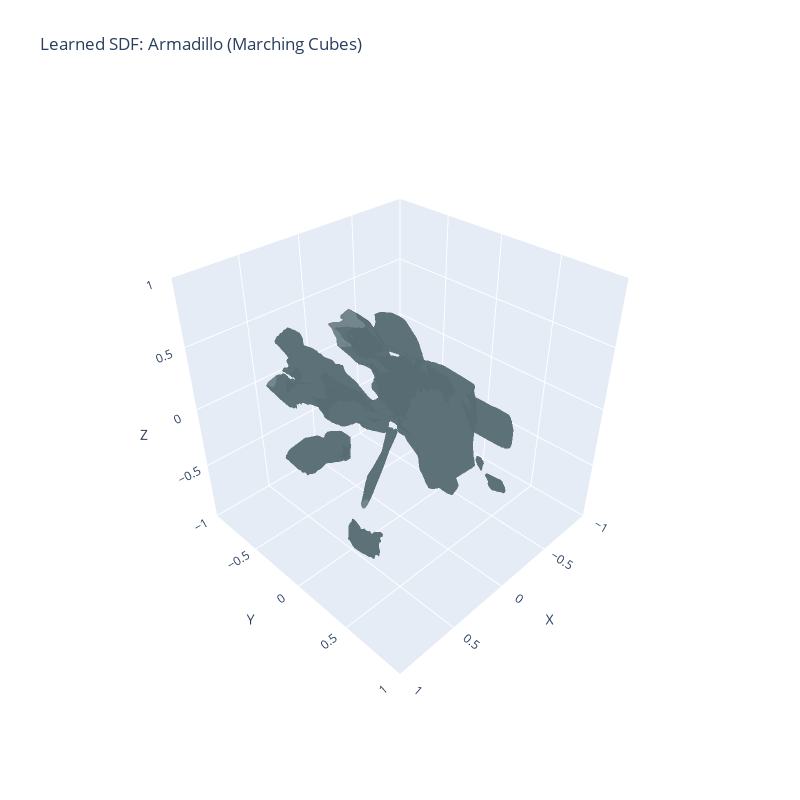

Source (notebook cell):
### Code cell
import plotly.graph_objects as go

# Create plotly figure
fig = go.Figure()

# Add the extracted mesh
fig.add_trace(go.Mesh3d(
    x=vertices_mc[:, 0],
    y=vertices_mc[:, 1],
    z=vertices_mc[:, 2],
    i=faces_mc[:, 0],
    j=faces_mc[:, 1],
    k=faces_mc[:, 2],
    opacity=0.8,
    color='lightblue',
    flatshading=True,
    lighting=dict(
        ambient=0.5,
        diffuse=0.8,
        fresnel=0.2,
        specular=0.5,
        roughness=0.5
    )
))

# Update layout for nice visualization
fig.update_layout(
    title=f"Learned SDF: {config['model']} (Marching Cubes)",
    width=800,
    height=800,
    scene=dict(
        aspectmode='cube',
        xaxis=dict(title='X', range=[-1, 1]),
        yaxis=dict(title='Y', range=[-1, 1]),
        zaxis=dict(title='Z', range=[-1, 1]),
        camera=dict(
            center=dict(x=0, y=0, z=0),
            up=dict(x=0, y=0, z=1),
            eye=dict(x=1.5, y=1.5, z=1.5)
        ),
        dragmode='orbit'
    )
)

fig.show(config={
    'scrollZoom': True,
    'displayModeBar': True,
    'displaylogo': False
})

### Figure 1 — Plotly figure (JSON) as saved in the notebook; plotly's stock layout.template omitted (floating-point values rounded to 4 significant figures; data arrays with more than 128 entries replaced by an {"elided": "..."} marker saying what was removed)
{"data": [{"color": "lightblue", "flatshading": true, "i": {"elided": "76180 int values"}, "j": {"elided": "76180 int values"}, "k": {"elided": "76180 int values"}, "lighting": {"ambient": 0.5, "diffuse": 0.8, "fresnel": 0.2, "roughness": 0.5, "specular": 0.5}, "opacity": 0.8, "type": "mesh3d", "x": {"elided": "38182 float values"}, "y": {"elided": "38182 float values"}, "z": {"elided": "38182 float values"}}], "layout": {"height": 800, "scene": {"aspectmode": "cube", "camera": {"center": {"x": 0, "y": 0, "z": 0}, "eye": {"x": 1.5, "y": 1.5, "z": 1.5}, "up": {"x": 0, "y": 0, "z": 1}}, "dragmode": "orbit", "xaxis": {"range": [-1, 1], "title": {"text": "X"}}, "yaxis": {"range": [-1, 1], "title": {"text": "Y"}}, "zaxis": {"range": [-1, 1], "title": {"text": "Z"}}}, "title": {"text": "Learned SDF: Armadillo (Marching Cubes)"}, "width": 800}}
